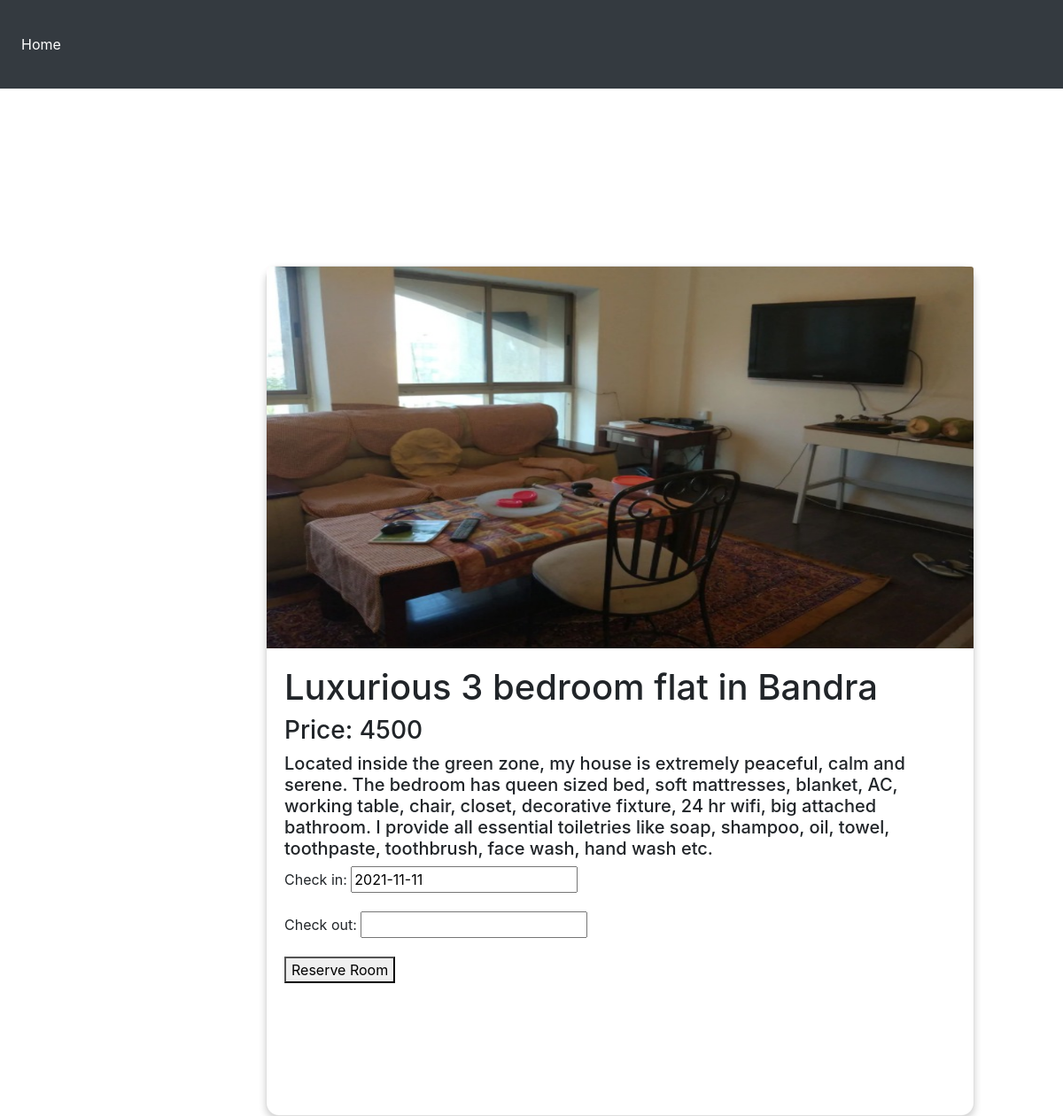
Page /room/3 on the committed database.
### website/models.py (models this page shows, shortened)
class Room(models.Model):
    HOUSE_STATUS=(
        ('r', 'Reserved'),
        ('a', 'Available'),
        ('m', 'On maintainence'),
     )
    size = models.IntegerField(blank=False, null = False)
    address = models.TextField(blank=False, null = False)
    capacity = models.TextField(blank=False, null = False)
    city=models.CharField(choices=CITY_CHOICES,max_length=10,default="Pune")
    cost = models.TextField(blank=False, null = False)
    name = models.CharField(max_length=250,default = "Room name")
    description = models.TextField(max_length=800, default="Sample description")
    email = models.ForeignKey(CustomUser, on_delete=models.CASCADE)
    image = models.ImageField(upload_to='images',default='images/default_room.jpg',blank=True)
    start_date = models.DateTimeField(default=timezone.now,blank=True)
    end_date = models.DateTimeField(default=timezone.now,blank=True)
    status = models.CharField(
        max_length=1,
        choices=HOUSE_STATUS,
        blank=True,
        default='a',
        help_text='Room availability',
    )
    class Meta:
        ordering = ['name']

### website/views.py (the view, shortened to what this page needs)
# urls.py: path('room/<int:pk>', views.RoomBookingView.as_view(), name='room-detail'),
class RoomBookingView(FormMixin,DetailView):
    model = Room
    form_class = ReservationForm
    template_name = 'room_detail_new2.html'
    def get_context_data(self, **kwargs):
        context = super(RoomBookingView, self).get_context_data(**kwargs)
        context['form'] = ReservationForm(initial={'post': self.object})
        return context

### website/forms.py
class ReservationForm(forms.ModelForm):
   class Meta:
       model = Reservation
       fields = ('__all__')
       exclude = ['guest','room']

### website/templates/room_detail_new2.html (shortened to what this page needs)
<!DOCTYPE html>
{% load static %}
<html lang="en">
  <head>
     <link rel="stylesheet" href="https://maxcdn.bootstrapcdn.com/bootstrap/4.0.0/css/bootstrap.min.css">
     <link rel="stylesheet" href="https://stackpath.bootstrapcdn.com/bootstrap/4.5.2/css/bootstrap.min.css">
    <link rel="stylesheet" href= "{% static 'css/roomstyle.css' %}">
  </head>
  <body>
    <nav class="navbar navbar-expand-lg navbar-dark bg-dark"  style="height:100px; width:100%;">
      <div class="collapse navbar-collapse" id="navbarNav">
        <ul class="navbar-nav">
          <li class="nav-item active">
            <a class="nav-link" href="/home">Home <span class="sr-only">(current)</span></a>
          </li>
        </ul>
      </div>
    </nav>
  <div class="card" style="width: 50rem; height:60rem;">
    <img src="{{MEDIA_URL}}{{ room.image.url }}" style="height: 45%;" class="card-img-top" alt="...">
    <div class="card-body">
      <form method="POST" action="">
      <h1>{{room.name}}</h1>
      <h3 >Price: {{room.cost}}</h3>
      <h5 >{{room.description}}</h5>
      {% if room.status == 'r' %}
      <h4>This room has been reserved</h4>
      {% else %}
      {{form.as_p}}
      <button name="confirm_reservation" type="submit"> Reserve Room
      </button>
      {% endif %}
      </form>
    </div>
  </div>
</body>
</html>

### static/css/roomstyle.css (style rules this page uses)
.navbar { transition: all 0.4s; }
.navbar .nav-link { color: #fff; }
.card { box-shadow: 0 4px 8px 0 rgba(0,0,0,0.2); transition: 0.3s; border-radius: 15px; height: 350px; margin-top: 200px; margin-left: 300px; }

### rows in the picture
Room: image (picture), name "Luxurious 3 bedroom flat in Bandra", cost "4500", description "Located inside the green zone, my house is extremely peaceful, calm and serene. The bedroom has queen sized bed, soft mattresses, blanket, AC, working table, chair, closet, decorative fixture, 24 hr wifi, big attached bathroom. I provide all essential toiletries like soap, shampoo, oil, towel, toothpaste, toothbrush, face wash, hand wash etc."
